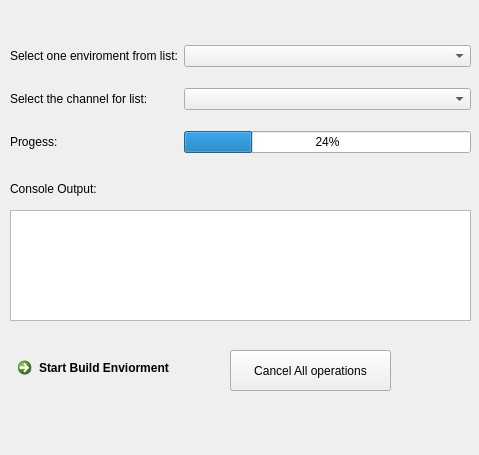
<?xml version="1.0" encoding="UTF-8"?>
<ui version="4.0">
 <class>Form</class>
 <widget class="QWidget" name="Form">
  <property name="geometry">
   <rect>
    <x>0</x>
    <y>0</y>
    <width>479</width>
    <height>455</height>
   </rect>
  </property>
  <property name="windowTitle">
   <string>Form</string>
  </property>
  <widget class="QCommandLinkButton" name="commandLinkButton">
   <property name="geometry">
    <rect>
     <x>10</x>
     <y>350</y>
     <width>191</width>
     <height>41</height>
    </rect>
   </property>
   <property name="text">
    <string>Start Build Enviorment</string>
   </property>
  </widget>
  <widget class="QTextBrowser" name="textBrowser">
   <property name="geometry">
    <rect>
     <x>10</x>
     <y>210</y>
     <width>461</width>
     <height>111</height>
    </rect>
   </property>
  </widget>
  <widget class="QWidget" name="gridLayoutWidget">
   <property name="geometry">
    <rect>
     <x>10</x>
     <y>30</y>
     <width>461</width>
     <height>141</height>
    </rect>
   </property>
   <layout class="QGridLayout" name="gridLayout">
    <item row="1" column="1">
     <widget class="QComboBox" name="comboBox_2"/>
    </item>
    <item row="0" column="1">
     <widget class="QComboBox" name="comboBox"/>
    </item>
    <item row="0" column="0">
     <widget class="QLabel" name="label">
      <property name="text">
       <string>Select one enviroment from list:</string>
      </property>
     </widget>
    </item>
    <item row="1" column="0">
     <widget class="QLabel" name="label_2">
      <property name="text">
       <string>Select the channel for list:</string>
      </property>
     </widget>
    </item>
    <item row="2" column="0">
     <widget class="QLabel" name="label_5">
      <property name="text">
       <string>Progess:</string>
      </property>
     </widget>
    </item>
    <item row="2" column="1">
     <widget class="QProgressBar" name="progressBar">
      <property name="value">
       <number>24</number>
      </property>
     </widget>
    </item>
   </layout>
  </widget>
  <widget class="QLabel" name="label_3">
   <property name="geometry">
    <rect>
     <x>10</x>
     <y>180</y>
     <width>101</width>
     <height>18</height>
    </rect>
   </property>
   <property name="text">
    <string>Console Output:</string>
   </property>
  </widget>
  <widget class="QPushButton" name="pushButton">
   <property name="geometry">
    <rect>
     <x>230</x>
     <y>350</y>
     <width>161</width>
     <height>41</height>
    </rect>
   </property>
   <property name="text">
    <string>Cancel All operations</string>
   </property>
  </widget>
 </widget>
 <resources/>
 <connections/>
</ui>
